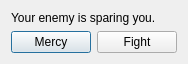
<?xml version="1.0" encoding="UTF-8"?>
<ui version="4.0">
 <class>DrawDialog</class>
 <widget class="QDialog" name="DrawDialog">
  <property name="geometry">
   <rect>
    <x>0</x>
    <y>0</y>
    <width>186</width>
    <height>63</height>
   </rect>
  </property>
  <property name="windowTitle">
   <string>Dialog</string>
  </property>
  <layout class="QVBoxLayout" name="verticalLayout">
   <item>
    <widget class="QLabel" name="label">
     <property name="text">
      <string>Your enemy is sparing you.</string>
     </property>
    </widget>
   </item>
   <item>
    <layout class="QHBoxLayout" name="horizontalLayout">
     <item>
      <widget class="QPushButton" name="pushButton">
       <property name="text">
        <string>Mercy</string>
       </property>
      </widget>
     </item>
     <item>
      <widget class="QPushButton" name="pushButton_2">
       <property name="text">
        <string>Fight</string>
       </property>
      </widget>
     </item>
    </layout>
   </item>
  </layout>
 </widget>
 <resources/>
 <connections>
  <connection>
   <sender>pushButton</sender>
   <signal>clicked()</signal>
   <receiver>DrawDialog</receiver>
   <slot>accept()</slot>
   <hints>
    <hint type="sourcelabel">
     <x>49</x>
     <y>42</y>
    </hint>
    <hint type="destinationlabel">
     <x>92</x>
     <y>31</y>
    </hint>
   </hints>
  </connection>
  <connection>
   <sender>pushButton_2</sender>
   <signal>clicked()</signal>
   <receiver>DrawDialog</receiver>
   <slot>reject()</slot>
   <hints>
    <hint type="sourcelabel">
     <x>135</x>
     <y>42</y>
    </hint>
    <hint type="destinationlabel">
     <x>92</x>
     <y>31</y>
    </hint>
   </hints>
  </connection>
 </connections>
</ui>
